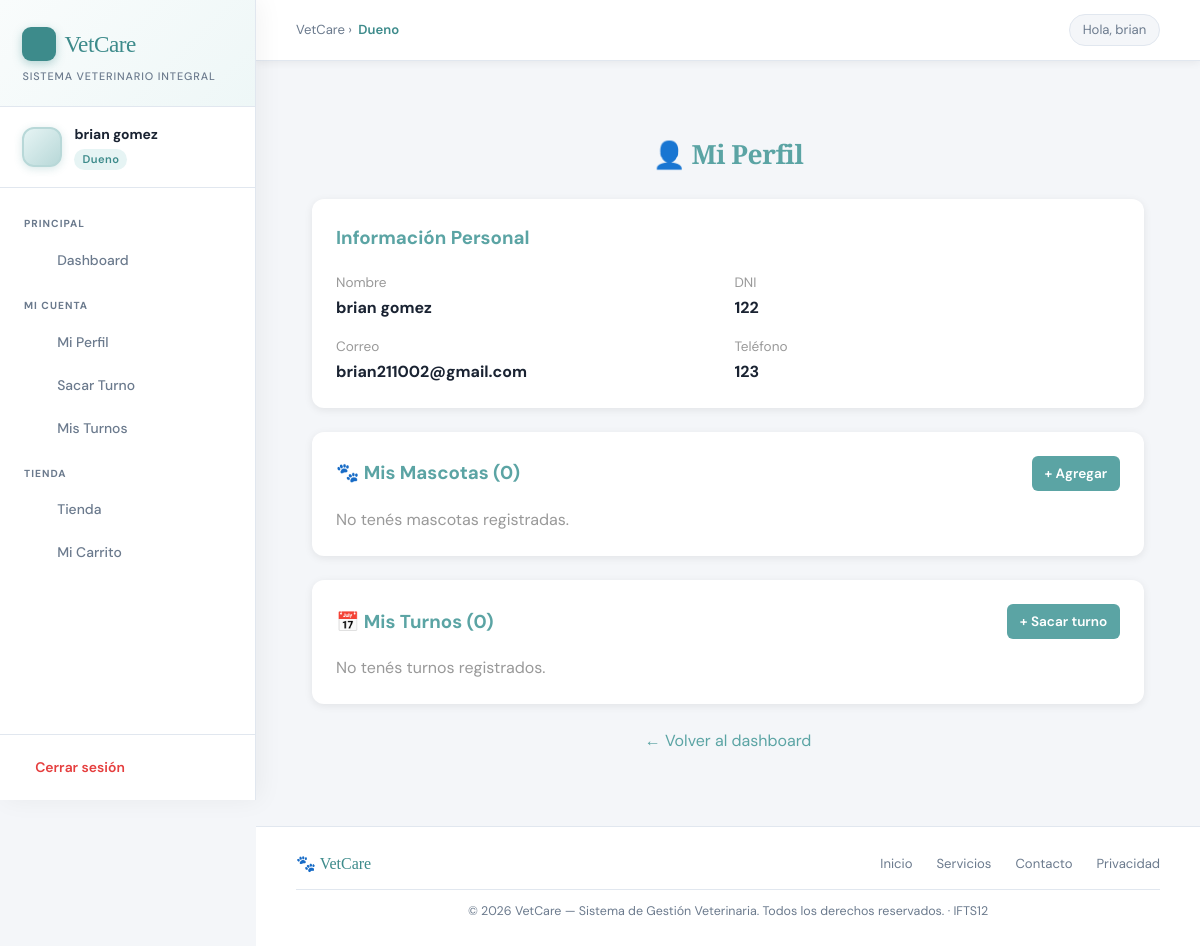
The page /perfil (signed in) on the database its author committed.
### app/models/usuario.py (models this page shows, shortened)
class Usuario(db.Model, UserMixin):
    id = db.Column(db.Integer, primary_key=True)
    nombre = db.Column(db.String(100), nullable=False)
    apellido = db.Column(db.String(100), nullable=False)
    dni = db.Column(db.String(20), unique=True, nullable=False)
    telefono = db.Column(db.String(20), nullable=False)
    correo = db.Column(db.String(150), unique=True, nullable=False)
    password_hash = db.Column(db.String(200), nullable=False)
    rol = db.Column(db.String(20), nullable=False)

### app/routes/auth.py (the view)
@auth.route('/perfil')
@login_required
def perfil_dueno():
    from app.models.turno import Turno
    from app.models.mascota import Mascota
    turnos = Turno.query.filter_by(dueno_id=current_user.id).order_by(Turno.fecha, Turno.hora).all()
    mascotas = Mascota.query.filter_by(dueno_id=current_user.id).all()
    return render_template('perfil_dueno.html', turnos=turnos, mascotas=mascotas)

### app/models/usuario.py (called while the page is built)
@login_manager.user_loader
def load_user(user_id):
    return Usuario.query.get(int(user_id))

### app/templates/perfil_dueno.html
{% extends 'base.html' %}
{% block content %}
<div style="max-width: 900px; margin: 40px auto; padding: 0 1rem;">
    <h2 style="color: #5ba4a4; margin-bottom: 1.5rem;">👤 Mi Perfil</h2>
    <div style="background: white; border-radius: 12px; padding: 1.5rem; box-shadow: 0 2px 8px rgba(0,0,0,0.08); margin-bottom: 1.5rem;">
        <h3 style="color: #5ba4a4; margin-bottom: 1rem;">Información Personal</h3>
        <div style="display: grid; grid-template-columns: 1fr 1fr; gap: 0.8rem;">
            <div><span style="color:#999; font-size:0.85rem;">Nombre</span><br><strong>{{ current_user.nombre }} {{ current_user.apellido }}</strong></div>
            <div><span style="color:#999; font-size:0.85rem;">DNI</span><br><strong>{{ current_user.dni }}</strong></div>
            <div><span style="color:#999; font-size:0.85rem;">Correo</span><br><strong>{{ current_user.correo }}</strong></div>
            <div><span style="color:#999; font-size:0.85rem;">Teléfono</span><br><strong>{{ current_user.telefono }}</strong></div>
        </div>
    </div>
    <div style="background: white; border-radius: 12px; padding: 1.5rem; box-shadow: 0 2px 8px rgba(0,0,0,0.08); margin-bottom: 1.5rem;">
        <div style="display: flex; justify-content: space-between; align-items: center; margin-bottom: 1rem;">
            <h3 style="color: #5ba4a4;">🐾 Mis Mascotas ({{ mascotas|length }})</h3>
            <a href="{{ url_for('mascotas.agregarMascota') }}" style="font-size: 0.85rem; padding: 0.4rem 0.8rem; background: #5ba4a4; color: white; border-radius: 6px; text-decoration: none; font-weight: 600;">+ Agregar</a>
        </div>
        {% if mascotas %}
            <div style="display: grid; grid-template-columns: repeat(auto-fill, minmax(150px, 1fr)); gap: 0.8rem;">
            {% for m in mascotas %}
                <div style="background: #f0f7f7; border-radius: 8px; padding: 0.8rem; text-align: center;">
                    <div style="font-size: 1.8rem;">
                        {% if m.especie|lower == 'perro' %}🐶{% elif m.especie|lower == 'gato' %}🐱{% else %}🐾{% endif %}
                    </div>
                    <div style="font-weight: 600; margin-top: 0.3rem;">{{ m.nombre }}</div>
                    <div style="font-size: 0.8rem; color: #666;">{{ m.especie }}</div>
                </div>
            {% endfor %}
            </div>
        {% else %}
            <p style="color: #999;">No tenés mascotas registradas.</p>
        {% endif %}
    </div>
    <div style="background: white; border-radius: 12px; padding: 1.5rem; box-shadow: 0 2px 8px rgba(0,0,0,0.08);">
        <div style="display: flex; justify-content: space-between; align-items: center; margin-bottom: 1rem;">
            <h3 style="color: #5ba4a4;">📅 Mis Turnos ({{ turnos|length }})</h3>
            <a href="{{ url_for('turnos.agendar_turno') }}" style="font-size: 0.85rem; padding: 0.4rem 0.8rem; background: #5ba4a4; color: white; border-radius: 6px; text-decoration: none; font-weight: 600;">+ Sacar turno</a>
        </div>
        {% if turnos %}
            <table style="width: 100%; border-collapse: collapse; font-size: 0.9rem;">
                <thead>
                    <tr style="background: #f0f7f7;">
                        <th style="padding: 0.6rem; text-align: left; border-bottom: 1px solid #ddd;">Fecha</th>
                        <th style="padding: 0.6rem; text-align: left; border-bottom: 1px solid #ddd;">Hora</th>
                        <th style="padding: 0.6rem; text-align: left; border-bottom: 1px solid #ddd;">Mascota</th>
                        <th style="padding: 0.6rem; text-align: left; border-bottom: 1px solid #ddd;">Veterinario</th>
                        <th style="padding: 0.6rem; text-align: left; border-bottom: 1px solid #ddd;">Estado</th>
                    </tr>
                </thead>
                <tbody>
                {% for t in turnos %}
                    <tr style="border-bottom: 1px solid #f0f0f0;">
                        <td style="padding: 0.6rem;">{{ t.fecha.strftime('%d/%m/%Y') }}</td>
                        <td style="padding: 0.6rem;">{{ t.hora.strftime('%H:%M') }}</td>
                        <td style="padding: 0.6rem;">{{ t.mascota.nombre if t.mascota else '-' }}</td>
                        <td style="padding: 0.6rem;">{{ t.veterinario.nombre }}</td>
                        <td style="padding: 0.6rem;"><span class="estado-{{ t.estado }}">{{ t.estado }}</span></td>
                    </tr>
                {% endfor %}
                </tbody>
            </table>
        {% else %}
            <p style="color: #999;">No tenés turnos registrados.</p>
        {% endif %}
    </div>
    <div style="text-align: center; margin-top: 1.5rem;">
        <a href="{{ url_for('auth.dashboard') }}" style="color: #5ba4a4; text-decoration: none;">← Volver al dashboard</a>
    </div>
</div>
{% endblock %}

### app/templates/base.html (shortened to what this page needs)
<!DOCTYPE html>
<html lang="es">
<head>
    <link rel="stylesheet" href="https://cdn.jsdelivr.net/npm/@tabler/icons-webfont@latest/tabler-icons.min.css">
</head>
<body>
{% if current_user.is_authenticated %}
<aside class="sidebar">
    <div class="sidebar-logo">
        <div class="brand">
            <div class="brand-icon"></div>
            VetCare
        </div>
        <div class="tagline">Sistema Veterinario Integral</div>
    </div>
    <div class="sidebar-user">
        <div class="user-avatar">
        </div>
        <div class="user-info">
            <div class="user-name">{{ current_user.nombre }} {{ current_user.apellido }}</div>
            <div class="user-role">{{ current_user.rol }}</div>
        </div>
    </div>
    <nav class="sidebar-nav">
        <div class="nav-section-label">Principal</div>
        <a href="{{ url_for('auth.dashboard') }}" class="nav-link">
            <span class="icon"></span> Dashboard
        </a>
        {% if current_user.rol == 'veterinario' %}
            <div class="nav-section-label">Módulo Veterinario</div>
            <a href="{{ url_for('veterinario.agenda') }}" class="nav-link">
                <span class="icon"><i class="ti ti-calendar-event"></i></span> Mi Agenda
            </a>
            <a href="{{ url_for('veterinario.perfil') }}" class="nav-link">
                <span class="icon"><i class="ti ti-user-circle"></i></span> Mi Perfil
            </a>
            <a href="{{ url_for('veterinario.nuevo_diagnostico') }}" class="nav-link">
                <span class="icon"><i class="ti ti-stethoscope"></i></span> Diagnóstico
            </a>
            <a href="{{ url_for('veterinario.registrar_mascota') }}" class="nav-link">
                <span class="icon"><i class="ti ti-paw"></i></span> Registrar Mascota
            </a>
            <a href="{{ url_for('mascotas.listar') }}" class="nav-link">
                <span class="icon"><i class="ti ti-file-medical"></i></span> Historias Clínicas
            </a>
        {% elif current_user.rol == 'dueno' %}
            <div class="nav-section-label">Mi Cuenta</div>
            <a href="{{ url_for('auth.perfil_dueno') }}" class="nav-link">
                <span class="icon"></span> Mi Perfil
            </a>
            <a href="{{ url_for('turnos.agendar_turno') }}" class="nav-link">
                <span class="icon"></span> Sacar Turno
            </a>
            <a href="{{ url_for('turnos.listar_turnos') }}" class="nav-link">
                <span class="icon"></span> Mis Turnos
            </a>
            <div class="nav-section-label">Tienda</div>
            <a href="{{ url_for('tienda.catalogo') }}" class="nav-link">
                <span class="icon"></span> Tienda
            </a>
            <a href="{{ url_for('tienda.carrito') }}" class="nav-link">
                <span class="icon"></span> Mi Carrito
            </a>
        {% endif %}
    </nav>
    <div class="sidebar-footer">
        <a href="{{ url_for('auth.logout') }}" class="logout-btn">
            <span class="icon"></span> Cerrar sesión
        </a>
    </div>
</aside>
<div class="main-wrapper">
    <div class="inner-topbar">
        <div class="breadcrumb">
            VetCare &rsaquo; <span>{{ current_user.rol | capitalize }}</span>
        </div>
        <div class="top-right">
            <div class="greeting-chip">Hola, {{ current_user.nombre }}</div>
        </div>
    </div>
    <div class="main-content">
        {% block content %}{% endblock %}
    </div>
    <footer class="site-footer">
        <div class="footer-inner">
            <div class="footer-brand">🐾 VetCare</div>
            <div class="footer-links">
                <a href="#">Inicio</a>
                <a href="#">Servicios</a>
                <a href="#">Contacto</a>
                <a href="#">Privacidad</a>
            </div>
        </div>
        <div class="footer-copy">
            © 2026 VetCare — Sistema de Gestión Veterinaria. Todos los derechos reservados. · IFTS12
        </div>
    </footer>
</div>
{% endif %}
</body>
</html>

### rows shown on the page
Usuario: nombre "brian", apellido "gomez", rol "Dueno", dni "122", correo "brian211002@gmail.com", telefono "123"

### other values the page prints
{{ mascotas|length }} "0"
{{ turnos|length }} "0"
